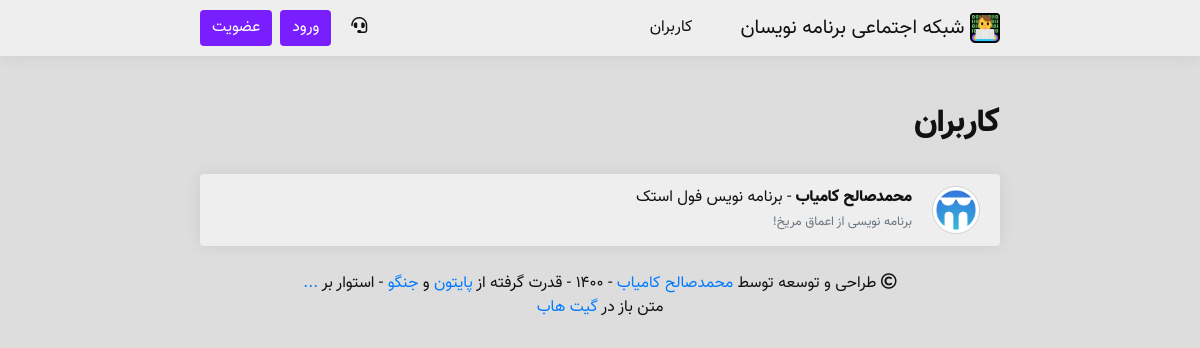
The app's page /user/all/?page=1/, older data.
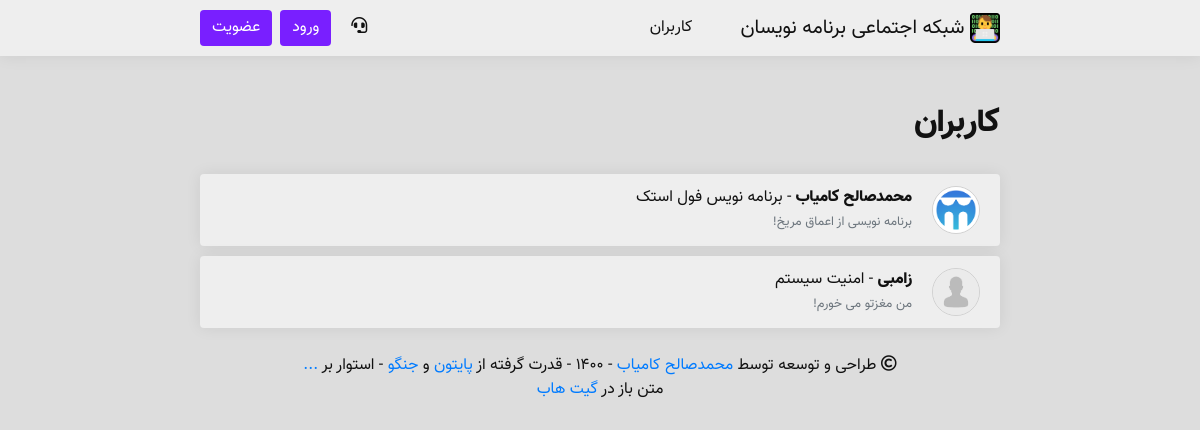
The same page, newer data.
### main/models.py (models this page shows, shortened)
class Person(models.Model):
    YEARS = []
    for year in range(1330, 1395):
        YEARS.append((str(year), str(year)),)
    YEARS = tuple(YEARS)
    username = models.CharField(max_length = 50, verbose_name = 'نام کاربری')
    avatar = models.ImageField(upload_to = 'avatars/', blank = True, verbose_name = 'آواتار')
    name = models.CharField(max_length = 50, verbose_name = 'نام')
    public_email = models.CharField(max_length = 100, null = True, blank = True, verbose_name = 'پست الکترونیک')
    mobile = models.CharField(max_length = 11, null = True, blank = True, verbose_name = 'شماره تماس')
    description = models.CharField(max_length = 200, null = True, blank = True, verbose_name = 'توضیحات')
    year_of_born = models.CharField(max_length = 4, choices = YEARS, null = True, blank = True, verbose_name = 'سال تولد')
    gender = models.CharField(max_length = 10, null = True, blank = True, verbose_name = 'جنسیت')
    join_time = jmodels.jDateTimeField(default = timezone.now, verbose_name = 'زمان عضویت')
    work = models.CharField(max_length = 50, null = True, blank = True, verbose_name = 'تخصص')
    skills = models.ManyToManyField('Skill', blank = True, verbose_name = 'مهارت‌ها')
    rezome = models.TextField(null = True, blank = True, default = '', verbose_name = 'رزومه')
    likes = models.ManyToManyField('Post', blank = True, verbose_name = 'لایک‌ها')
    viewed_posts = models.ManyToManyField('Post', related_name = 'views_post', blank = True, verbose_name = 'مطالب مشاهده شده')
    following = models.ManyToManyField('Person', blank = True, verbose_name = 'دنبال شوندگان')
    len_following = models.CharField(max_length = 10, default = 0, verbose_name = 'تعداد دنبال شوندگان')
    followers = models.ManyToManyField('Person', related_name = 'folllowers', blank = True, verbose_name = 'دنبال کنندگان')
    len_followers = models.CharField(max_length = 10, default = 0, verbose_name = 'تعداد دنبال کنندگان')
    github = models.URLField(null = True, blank = True, verbose_name = 'گیت‌هاب')
    gitlab = models.URLField(null = True, blank = True, verbose_name = 'گیت‌لب')
    stackowerflow = models.URLField(null = True, blank = True, verbose_name = 'استک اورفلو')
    linkedin = models.URLField(null = True, blank = True, verbose_name = 'لینکدین')
    dev = models.URLField(null = True, blank = True, verbose_name = 'جامعه دِو')
    website = models.URLField(null = True, blank = True, verbose_name = 'وبسایت')
    class Meta:
        verbose_name = 'فرد'
        verbose_name_plural = 'افراد'

### persons/views.py (the view)
# urls.py: path('all/?page=<int:page>/', views.all_persons, name = 'all_persons'),
def all_persons(request, page):
    if request.user.is_authenticated:
        try:
            user = Person.objects.get(username = request.user.username)
        except:
            user = Person(username = request.user.username, name = request.user.first_name)
            user.save()
    else:
        user = None
    persons = Person.objects.all() # Get all persons
    paginate = Paginator(persons, 3)
    context = {
        'persons': paginate.page(page),
        'current_url': str('/user/all/%3Fpage=1/').replace('/', '%2F'),
    }
    mskf.add_notification_availability_to_context(request, context)
    mskf.add_authenticated_user_to_context(request, context)
    return render(request, 'person/list.html', context)

### main/functions.py (called while the page is built)
    def add_notification_availability_to_context(request, context):
        if request.user.is_authenticated:
            person = Person.objects.get(username=request.user.username)
            notification = Notification.objects.filter(
                givver=person,
                done=False)
            new_notif = False
            if len(notification) > 0:
                new_notif = True
            context['new_notif'] = new_notif
            context['notif_len'] = len(notification)

    def add_authenticated_user_to_context(request, context):
        if request.user.is_authenticated:
            authenticated_user = Person.objects.get(username=request.user.username)
            context['authenticated_user'] = authenticated_user

### media/template/person/list.html (shortened to what this page needs)
{% extends 'main.html' %}
{% load static %}
{% block body %}
<h2>کاربران</h2><br/>
<ul class="infinite-container" style="list-style-type: none; padding-right: 0px;">
    {% for person in persons.object_list %}
        <li class="infinite-item">
            <div class="body  border-gray">
                <div style="display: table;">
                    <div style="display: inline-block;">
                        <a href="{% url 'person:profile_detail' person.username %}">
                            {% if person.avatar.url != None %}
                                <img class="avatar border-gray " src="{{ person.avatar.url }}" width="48px" height="48px" class=" border-gray" style="border-style: solid; border-width: 1px;">
                            {% else %}
                                <img class="avatar  border-gray" type="button" src="/media/avatars/default_avatar.png/" width="48px" height="48px" style="border-style: solid; border-width: 1px;">
                            {% endif %}
                        </a>
                    </div>
                    <div style="display: table-cell; vertical-align: middle; padding-right: 20px;">
                        <p style="margin-bottom: 0px;">
                            <a class="person-name" href="{% url 'person:profile_detail' person.username %}">
                                {{ person.name }}
                            </a>
                            {% if person.work != None %}
                                - {{ person.work }}
                            {% endif %}
                        </p>
                        {% if person.description != None %}
                            <small class="text-muted">{{ person.description }}</small>
                        {% endif %}
                    </div>
                </div>
            </div>
        </li>
    {% endfor %}
</ul>
{% endblock %}

Row changes from the older to the newer data that the page shows:
added Person: name "زامبی", work "امنیت سیستم", description "من مغزتو می خورم!"
